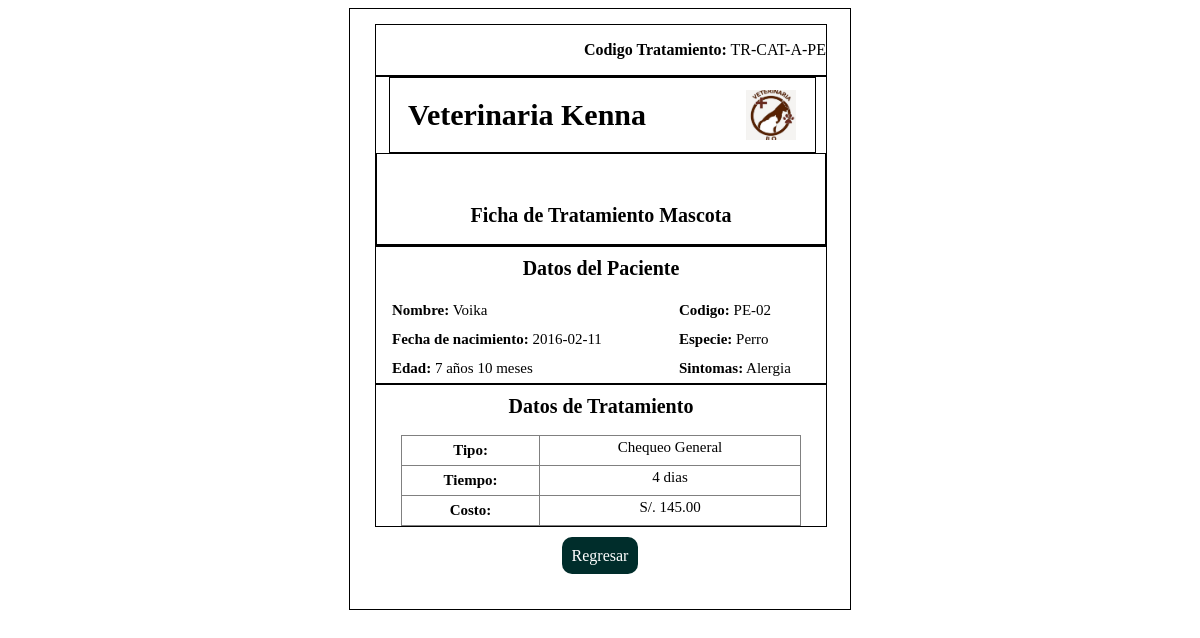
Screenshot of /crudDB/HistorialesDetalle.php?idhistorial=HIS-PE-01 with the database file from the repository.
### tables this page shows
CREATE TABLE `paciente` (
  `idpaciente` varchar(45) NOT NULL,
  `nombre` varchar(45) NOT NULL,
  `especie` varchar(45) NOT NULL,
  `raza` varchar(45) DEFAULT NULL,
  `fec_nacimiento` date NOT NULL,
  `color` varchar(45) NOT NULL,
  `peso` decimal(5,2) NOT NULL,
  `talla` decimal(5,2) NOT NULL,
  `edad` varchar(45) NOT NULL,
  `sintomas` varchar(45) DEFAULT NULL,
  PRIMARY KEY (`idpaciente`)
);

CREATE TABLE `tratamiento` (
  `idtratamiento` varchar(45) NOT NULL,
  `idpaciente` varchar(45) NOT NULL,
  `tipo` varchar(45) DEFAULT NULL,
  `costo` decimal(7,2) NOT NULL,
  `tiempo` varchar(45) NOT NULL,
  PRIMARY KEY (`idtratamiento`,`idpaciente`),
  KEY `idx_tratamiento` (`idpaciente`),
  CONSTRAINT `fk_tratamiento_paciente` FOREIGN KEY (`idpaciente`) REFERENCES `paciente` (`idpaciente`) ON DELETE CASCADE ON UPDATE CASCADE
);

### crudDB/HistorialesDetalle.php (the view, shortened to what this page needs)
<!DOCTYPE html>
<html lang="en">
    <head>
    </head>
    <body>
        <?php
        include('Conexion.php');
        $tratamiento=$conexion -> query("SELECT * FROM tratamiento WHERE idtratamiento IN (SELECT idtratamiento FROM historial WHERE idhistorial ='".$_REQUEST['idhistorial']."');");
        $paciente=$conexion -> query("SELECT * FROM paciente WHERE idpaciente IN (SELECT idpaciente FROM historial WHERE idhistorial ='".$_REQUEST['idhistorial']."');");
        while($resultado = $tratamiento -> fetch_assoc()){
            while($filas = $paciente -> fetch_assoc()){
                echo "<div id='contenido'><div id='sub1'><p><strong>Codigo Tratamiento:</strong> ".$resultado["idtratamiento"]."</p></div>";
                echo "<div id='sub2'><div id='subsub1'><h1>Veterinaria Kenna</h1><img src='kenna.jfif'></div><div id='subsub2'><h2>Ficha de Tratamiento Mascota</h2></div></div>";
                echo "<div id='sub3'><h2>Datos del Paciente</h2><table border='0'><tr><td><p><strong>Nombre:</strong> ".$filas["nombre"]."</p></td><td><p><strong>Codigo:</strong> ".$filas["idpaciente"]."</p></td></tr>";
                echo "<tr><td><p><strong>Fecha de nacimiento:</strong> ".$filas["fec_nacimiento"]."</p></td><td><p><strong>Especie:</strong> ".$filas["especie"]."</p></td></tr><tr><td><p><strong>Edad:</strong> ".$filas["edad"]."</p></td><td><p><strong>Sintomas:</strong> ".$filas["sintomas"]."</p></td></tr></table></div><div id='sub4'><h2>Datos de Tratamiento</h2>";
                echo "<table border='1'><tr><td><p><strong>Tipo:</strong> </td><td>".$resultado["tipo"]."</p></td></tr>";
                echo "<tr><td><p><strong>Tiempo:</strong> </td><td>".$resultado["tiempo"]."</p></tr></td><tr><td><p><strong>Costo:</strong></td><td> S/. ".$resultado["costo"]."</p></tr></td></table></div><div id='sub5'><a class='btn-regresar' href='Historiales.php'>Regresar</a></div></div>";
            }
        }
        ?>
    </body>
</html>

### crudDB/HistorialesDetalle.php (style rules this page uses)
body { justify-content: center; display: flex; }
div { border: 1px solid black; }
#contenido { width: 500px; height: 600px; justify-content: center; text-align: center; }
#sub1 { width: 450px; margin-left: 25px; margin-top: 15px; }
#sub1 p { text-align: right; }
#sub2 { width: 450px; margin-left: 25px; }
#subsub1 { margin-left: 12.5px; width: 425px; display: flex; align-items: center; justify-content: center; }
#subsub1 h1 { text-align: center; font-size: 30px; margin-top: 20px; }
#subsub1 img { width: 50px; height: 50px; margin-left: 100px; }
#subsub2 h2 { text-align: center; font-size: 20px; margin-top: 50px; }
#sub3 { width: 450px; margin-left: 25px; align-items: center; justify-content: center; }
#sub3 h2 { text-align: center; font-size: 20px; margin-top: 10px; }
#sub3 table { margin: 0px; font-size: 15px; width: 450px; border-collapse: collapse; text-align: left; }
#sub3 table p { margin-left: 15px; margin-top: 5px; margin-bottom: 5px; }
#sub4 { width: 450px; margin-left: 25px; align-items: center; justify-content: center; }
#sub4 h2 { text-align: center; font-size: 20px; margin-top: 10px; }
#sub4 table { margin-left: 25px; font-size: 15px; width: 400px; border-collapse: collapse; }
#sub4 table p { margin-top: 5px; margin-bottom: 5px; }
#sub5 { width: 450px; margin-left: 25px; align-items: center; justify-content: center; margin-top: 20px; border: 0px; }
#sub5 .btn-regresar { background-color: #002d2b; color: white; padding: 10px; border-radius: 10px; text-decoration: none; }

### rows the page displays
tratamiento: idtratamiento "TR-CAT-A-PE", tipo "Chequeo General", tiempo "4 dias", costo "145.00"
paciente: nombre "Voika", idpaciente "PE-02", fec_nacimiento "2016-02-11", especie "Perro", edad "7 años 10 meses", sintomas "Alergia"
